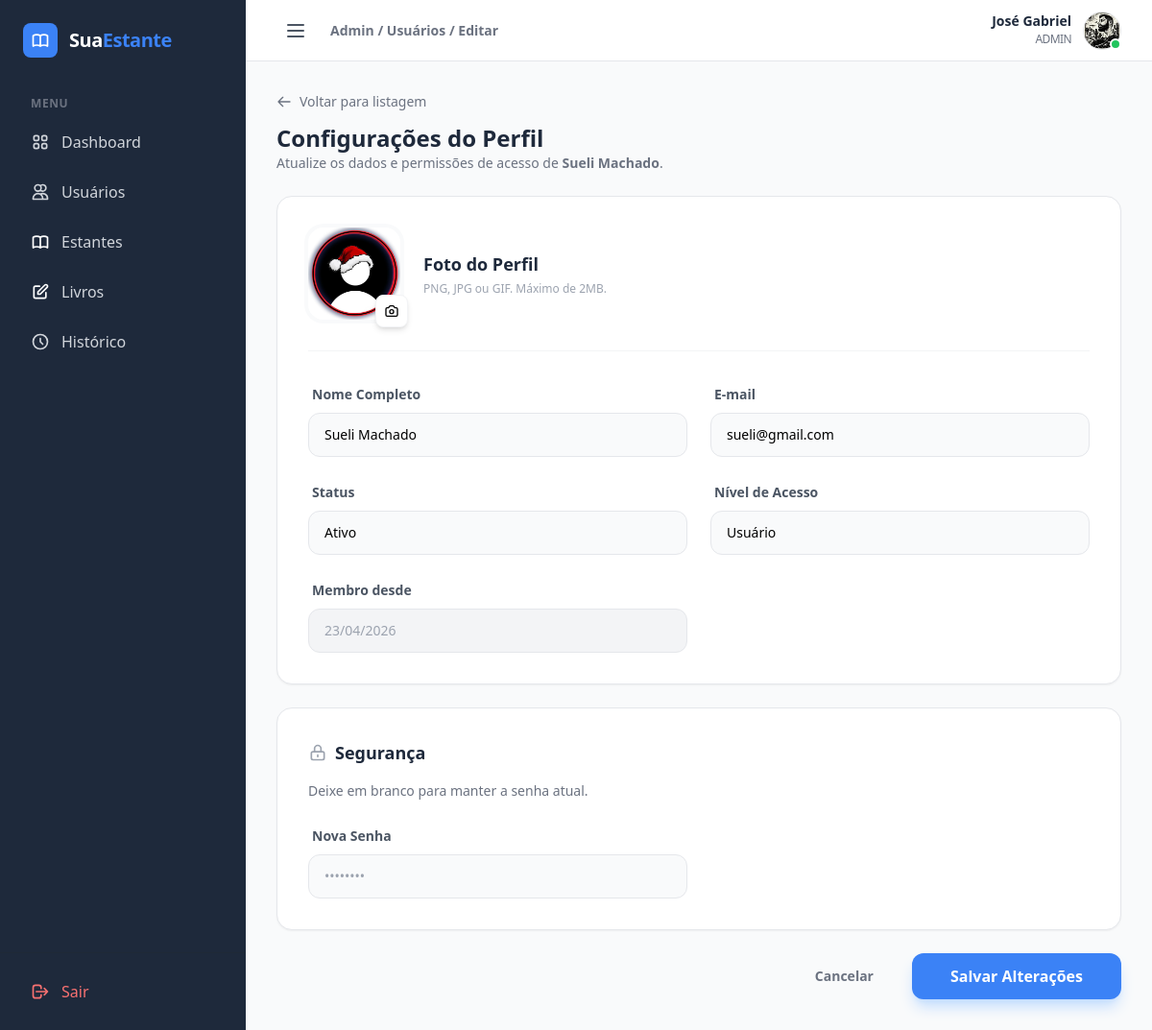
The app's page /admin/users/edit/2 (signed in) with its own data.
### models/modelos.py (models this page shows)
class User(db.Model, UserMixin):
    id = db.Column(db.Integer, primary_key=True)
    name = db.Column(db.String(100), nullable=False)
    email = db.Column(db.String(120), nullable=False, unique=True)
    photo = db.Column(db.String(255), nullable=True)
    type_user = db.Column(db.Enum('admin', 'user', default='user')) # Admin ou User
    estado = db.Column(db.String(10), default='Ativo') # 'ativo' ou 'inativo'
    password_hash = db.Column(db.String(128), nullable=False)
    created_at = db.Column(db.DateTime, default=datetime.utcnow)
    estantes = db.relationship('Estante', backref='dono', lazy=True)

### routes/admin.py (the view)
@admin_bp.route('/users/edit/<int:id>', methods=['GET'])
@admin_required
def edit_users(id):
    user_to_edit = User.query.get_or_404(id)
    return render_template('admin/edit_user.html', user=user_to_edit)

### decorador/decorador_adm.py (called while the page is built)
def admin_required(f):
    @wraps(f)
    def decorated_function(*args, **kwargs):
        if not current_user.is_authenticated or current_user.type_user != 'admin':
            abort(403) # Proibido
        return f(*args, **kwargs)
    return decorated_function

### models/modelos.py (called while the page is built)
@login_manager.user_loader
def load_user(user_id):
    return User.query.get(int(user_id))

### templates/admin/edit_user.html (shortened to what this page needs)
{% extends "admin/base_adm.html" %}
{% block breadcrumb %}Admin / Usuários / Editar{% endblock %}
{% block dashboard_content %}
<div class="max-w-4xl mx-auto">
    <div class="mb-6">
        <a href="{{ url_for('admin.list_users') }}" class="inline-flex items-center text-sm text-gray-500 hover:text-primary transition-colors gap-2">
            <svg class="w-4 h-4" fill="none" stroke="currentColor" viewBox="0 0 24 24"><path stroke-linecap="round" stroke-linejoin="round" stroke-width="2" d="M10 19l-7-7m0 0l7-7m-7 7h18"></path></svg>
            Voltar para listagem
        </a>
        <h1 class="text-2xl font-bold text-secondary mt-2">Configurações do Perfil</h1>
        <p class="text-sm text-gray-500">Atualize os dados e permissões de acesso de <strong>{{ user.name }}</strong>.</p>
    </div>
    <form action="{{url_for('user.update_user', id=user.id )}}" method="POST" enctype="multipart/form-data" class="space-y-6">
        <div class="bg-white rounded-2xl border border-gray-200 shadow-sm p-6 md:p-8">
            <div class="flex items-center gap-6 mb-8 border-b border-gray-100 pb-8">
                <div class="relative">
                    {% if user.photo %}
                        <img src="{{ url_for('static', filename='uploads/user/' + user.photo) }}" class="w-24 h-24 rounded-2xl object-cover ring-4 ring-gray-50">
                    {% else %}
                        <div class="w-24 h-24 rounded-2xl bg-blue-50 text-primary flex items-center justify-center text-3xl font-bold ring-4 ring-gray-50">
                            {{ user.name }}
                        </div>
                    {% endif %}
                    <label class="absolute -bottom-2 -right-2 bg-white p-2 rounded-lg shadow-md border border-gray-100 cursor-pointer hover:text-primary transition">
                    </label>
                </div>
                <div>
                    <h3 class="font-bold text-secondary text-lg">Foto do Perfil</h3>
                    <p class="text-xs text-gray-400 mt-1">PNG, JPG ou GIF. Máximo de 2MB.</p>
                </div>
            </div>
            <div class="grid grid-cols-1 md:grid-cols-2 gap-6">
                <div class="space-y-2">
                    <label class="text-sm font-bold text-gray-600 ml-1">Nome Completo</label>
                    <input type="text" name="name" value="{{ user.name }}"
                           class="w-full px-4 py-3 bg-gray-50 border border-gray-200 rounded-xl text-sm focus:outline-none focus:ring-2 focus:ring-primary focus:bg-white transition">
                </div>
                <div class="space-y-2">
                    <label class="text-sm font-bold text-gray-600 ml-1">E-mail</label>
                    <input type="email" name="email" value="{{ user.email }}"
                           class="w-full px-4 py-3 bg-gray-50 border border-gray-200 rounded-xl text-sm focus:outline-none focus:ring-2 focus:ring-primary focus:bg-white transition">
                </div>
                <div class="space-y-2">
                    <label class="text-sm font-bold text-gray-600 ml-1">Status</label>
                    <input type="text" name="estado" value="{{ user.estado }}"
                           class="w-full px-4 py-3 bg-gray-50 border border-gray-200 rounded-xl text-sm focus:outline-none focus:ring-2 focus:ring-primary focus:bg-white transition">
                </div>
                <div class="space-y-2">
                    <label class="text-sm font-bold text-gray-600 ml-1">Nível de Acesso</label>
                    <select name="type_user" class="w-full px-4 py-3 bg-gray-50 border border-gray-200 rounded-xl text-sm focus:outline-none focus:ring-2 focus:ring-primary focus:bg-white transition appearance-none">
                        <option value="user" {% if user.type_user == 'user' %}selected{% endif %}>Usuário</option>
                    </select>
                </div>
                <div class="space-y-2">
                    <label class="text-sm font-bold text-gray-600 ml-1">Membro desde</label>
                    <input type="text" disabled value="{{ user.created_at.strftime('%d/%m/%Y') }}"
                           class="w-full px-4 py-3 bg-gray-100 border border-gray-200 rounded-xl text-sm text-gray-400 cursor-not-allowed">
                </div>
            </div>
        </div>
        <div class="bg-white rounded-2xl border border-gray-200 shadow-sm p-6 md:p-8">
            <h3 class="font-bold text-secondary text-lg mb-4 flex items-center gap-2">
                <svg class="w-5 h-5 text-gray-400" fill="none" stroke="currentColor" viewBox="0 0 24 24"><path stroke-linecap="round" stroke-linejoin="round" stroke-width="2" d="M12 15v2m-6 4h12a2 2 0 002-2v-6a2 2 0 00-2-2H6a2 2 0 00-2 2v6a2 2 0 002 2zm10-10V7a4 4 0 00-8 0v4h8z"></path></svg>
                Segurança
            </h3>
            <p class="text-sm text-gray-500 mb-6">Deixe em branco para manter a senha atual.</p>
            <div class="grid grid-cols-1 md:grid-cols-2 gap-6">
                <div class="space-y-2">
                    <label class="text-sm font-bold text-gray-600 ml-1">Nova Senha</label>
                    <input type="password" name="password" placeholder="••••••••"
                           class="w-full px-4 py-3 bg-gray-50 border border-gray-200 rounded-xl text-sm focus:outline-none focus:ring-2 focus:ring-primary focus:bg-white transition">
                </div>
            </div>
        </div>
        <div class="flex items-center justify-end gap-4 mt-8">
            <button type="button" onclick="history.back()" class="px-6 py-3 text-sm font-bold text-gray-500 hover:text-secondary transition">Cancelar</button>
            <button type="submit" class="px-10 py-3 bg-primary hover:bg-blue-600 text-white font-bold rounded-xl shadow-lg shadow-blue-200 transition-all transform active:scale-95">
                Salvar Alterações
            </button>
        </div>
    </form>
</div>
{% endblock %}

### templates/admin/base_adm.html (shortened to what this page needs)
<!DOCTYPE html>
<html lang="pt-br">
<head>
    <script src="https://cdn.tailwindcss.com"></script>
</head>
<body class="bg-gray-50 font-sans antialiased" x-data="{ sidebarOpen: true }">
    <div class="flex h-screen overflow-hidden">
        <aside
            :class="sidebarOpen ? 'w-64' : 'w-20'"
            class="bg-secondary text-white hidden md:flex flex-col flex-shrink-0 transition-all duration-300 ease-in-out">
            <div class="p-6 flex items-center gap-3 overflow-hidden whitespace-nowrap">
                <div class="bg-primary p-2 rounded-lg flex-shrink-0">
                </div>
                <span x-show="sidebarOpen" x-transition.opacity class="text-xl font-bold tracking-tight text-white">
                    Sua<span class="text-primary">Estante</span>
                </span>
            </div>
            <nav class="flex-1 px-4 space-y-1 mt-4 overflow-hidden">
                <p x-show="sidebarOpen" class="px-4 text-xs font-semibold text-gray-500 uppercase tracking-wider mb-2">Menu</p>
                {% if current_user.type_user == 'admin' %}
                    <a href="{{ url_for('admin.admin_dashboard') }}" class="flex items-center gap-3 px-4 py-3 rounded-xl transition hover:bg-gray-800 text-gray-300 hover:text-white ">
                        <span x-show="sidebarOpen" x-transition.opacity>Dashboard</span>
                    </a>
                    <a href="{{ url_for('admin.list_users') }}" class="flex items-center gap-3 px-4 py-3 rounded-xl transition hover:bg-gray-800 text-gray-300 hover:text-white ">
                        <svg class="w-5 h-5 flex-shrink-0" fill="none" stroke="currentColor" viewBox="0 0 24 24"><path stroke-linecap="round" stroke-linejoin="round" stroke-width="2" d="M12 4.354a4 4 0 110 5.292M15 21H3v-1a6 6 0 0112 0v1zm0 0h6v-1a6 6 0 00-9-5.197M13 7a4 4 0 11-8 0 4 4 0 018 0z"></path></svg>
                        <span x-show="sidebarOpen" x-transition.opacity>Usuários</span>
                    </a>
                    <a href="{{ url_for('admin.list_estantes') }}" class="flex items-center gap-3 px-4 py-3 rounded-xl transition hover:bg-gray-800 text-gray-300 hover:text-white ">
                        <span x-show="sidebarOpen" x-transition.opacity>Estantes</span>
                    </a>
                    <a href="{{ url_for('admin.list_books') }}" class="flex items-center gap-3 px-4 py-3 rounded-xl transition hover:bg-gray-800 text-gray-300 hover:text-white ">
                        <svg class="w-5 h-5 text-white" fill="none" stroke="currentColor" viewBox="0 0 24 24">
                            <path stroke-linecap="round" stroke-linejoin="round" stroke-width="2" d="M11 5H6a2 2 0 00-2 2v11a2 2 0 002 2h11a2 2 0 002-2v-5m-1.414-9.414a2 2 0 112.828 2.828L11.828 15H9v-2.828l8.586-8.586z"></path>
                        </svg>
                        <span x-show="sidebarOpen" x-transition.opacity>Livros</span>
                    </a>
                    <a href="{{ url_for('admin.list_histories') }}" class="flex items-center gap-3 px-4 py-3 rounded-xl transition hover:bg-gray-800 text-gray-300 hover:text-white ">
                        <svg class="w-5 h-5 flex-shrink-0" fill="none" stroke="currentColor" viewBox="0 0 24 24">
                            <path stroke-linecap="round" stroke-linejoin="round" stroke-width="2" d="M12 8v4l3 3m6-3a9 9 0 11-18 0 9 9 0 0118 0z"></path>
                        </svg>
                        <span x-show="sidebarOpen" x-transition.opacity>Histórico</span>
                    </a>
                {% endif %}
            </nav>
            <div class="p-4 border-t border-gray-800">
                <a href="{{ url_for('auth.logout') }}" class="flex items-center gap-3 px-4 py-3 rounded-xl text-red-400 hover:bg-red-500/10 transition">
                    <svg class="w-5 h-5 flex-shrink-0" fill="none" stroke="currentColor" viewBox="0 0 24 24"><path stroke-linecap="round" stroke-linejoin="round" stroke-width="2" d="M17 16l4-4m0 0l-4-4m4 4H7m6 4v1a3 3 0 01-3 3H6a3 3 0 01-3-3V7a3 3 0 013-3h4a3 3 0 013 3v1"></path></svg>
                    <span x-show="sidebarOpen" x-transition.opacity>Sair</span>
                </a>
            </div>
        </aside>
        <div class="flex-1 flex flex-col min-w-0 overflow-hidden">
            <header class="bg-white border-b border-gray-200 h-16 flex items-center justify-between px-8 flex-shrink-0">
                <div class="flex items-center gap-4">
                    <button @click="sidebarOpen = !sidebarOpen" class="p-2 rounded-lg hover:bg-gray-100 text-gray-600 transition-colors focus:outline-none">
                        <svg class="w-6 h-6" fill="none" stroke="currentColor" viewBox="0 0 24 24">
                            <path stroke-linecap="round" stroke-linejoin="round" stroke-width="2" d="M4 6h16M4 12h16M4 18h16"></path>
                        </svg>
                    </button>
                    <h2 class="text-sm font-semibold text-gray-500">{% block breadcrumb %}Admin / Início{% endblock %}</h2>
                </div>
                <div class="relative" x-data="{ open: false }">
                    <button @click="open = !open" @click.outside="open = false" class="flex items-center gap-3 focus:outline-none group">
                        <div class="text-right hidden sm:block">
                            <p class="text-sm font-bold text-secondary leading-none group-hover:text-primary transition">{{ current_user.name }}</p>
                            <p class="text-xs text-gray-500 mt-1 uppercase tracking-tighter">{{ current_user.type_user }}</p>
                        </div>
                        <div class="relative">
                            <a href="{{ url_for('user.perfil') }}">
                                {% if current_user.photo %}
                                    <img src="{{ url_for('static', filename='uploads/user/' + current_user.photo) }}" class="w-10 h-10 rounded-full object-cover border border-gray-200">
                                {% else %}
                                    <div class="w-10 h-10 rounded-full bg-primary flex items-center justify-center text-white font-bold">{{ current_user.name[0] | upper }}</div>
                                {% endif %}
                            </a>
                            <div class="absolute bottom-0 right-0 w-3 h-3 bg-green-500 border-2 border-white rounded-full"></div>
                        </div>
                    </button>
                    </div>
            </header>
            <main class="flex-1 overflow-y-auto p-8">
                {% block dashboard_content %}{% endblock %}
            </main>
        </div>
    </div>
</body>
</html>

### records on screen
User: name "José Gabriel", type_user "ADMIN", photo (picture)
User: name "Sueli Machado", photo (picture), email "sueli@gmail.com", estado "Ativo", type_user "Usuário", created_at "23/04/2026"
